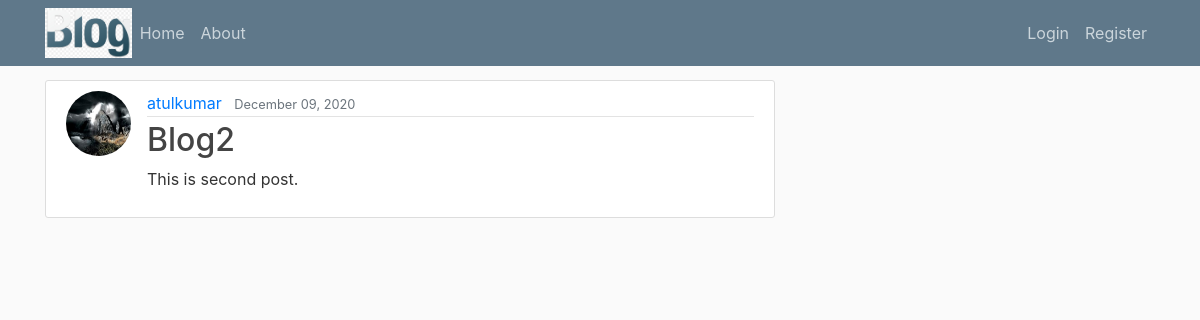
The app's page /post/2/ with its own data.
### blog/models.py (models this page shows, shortened)
class Post(models.Model):
    title=models.CharField(max_length=100)
    content=models.TextField()
    date_posted=models.DateTimeField(default=timezone.now)
    author=models.ForeignKey(User,on_delete=models.CASCADE)

### users/models.py (models this page shows, shortened)
class Profile(models.Model):
    user=models.OneToOneField(User, on_delete=models.CASCADE)
    image=models.ImageField(default='default.png',upload_to='profile_pics')

### blog/views.py (the view)
# urls.py: path('post/<int:pk>/',views.PostDetailView.as_view(),name='post-detail'),
class PostDetailView(DetailView):
    model= Post

### blog/templates/blog/post_detail.html (shortened to what this page needs)
{% extends 'blog/base.html' %}
{% load static %}
{% block content %}
<article class="media content-section">
    <img class="rounded-circle article-img" src="{{object.author.profile.image.url}}">
    <div class="media-body">
        <div class="article-metadata">
            <a class="mr-2" href="{% url 'user-posts' object.author.username %}">{{ object.author }}</a>
            <small class="text-muted">{{ object.date_posted|date:"F d, Y" }}</small>
        </div>
        <h2 class="article-title">{{ object.title }}</h2>
        <p class="article-content">{{ object.content }}</p>
    </div>
</article>
{% endblock content %}

### static/css/main.css (style rules this page uses)
body { background: #fafafa; color: #333333; margin-top: 5rem; }
h1, h2, h3, h4, h5, h6 { color: #444444; }
.content-section { background: #ffffff; padding: 10px 20px; border: 1px solid #dddddd; border-radius: 3px; margin-bottom: 20px; }
.article-title { color: #444444; }
.article-content { white-space: pre-line; }
.article-img { height: 65px; width: 65px; margin-right: 16px; }
.article-metadata { padding-bottom: 1px; margin-bottom: 4px; border-bottom: 1px solid #e3e3e3 }

### records on screen
Post: author.profile.image (picture), author "atulkumar", date_posted "December 09, 2020", title "Blog2", content "This is second post."
